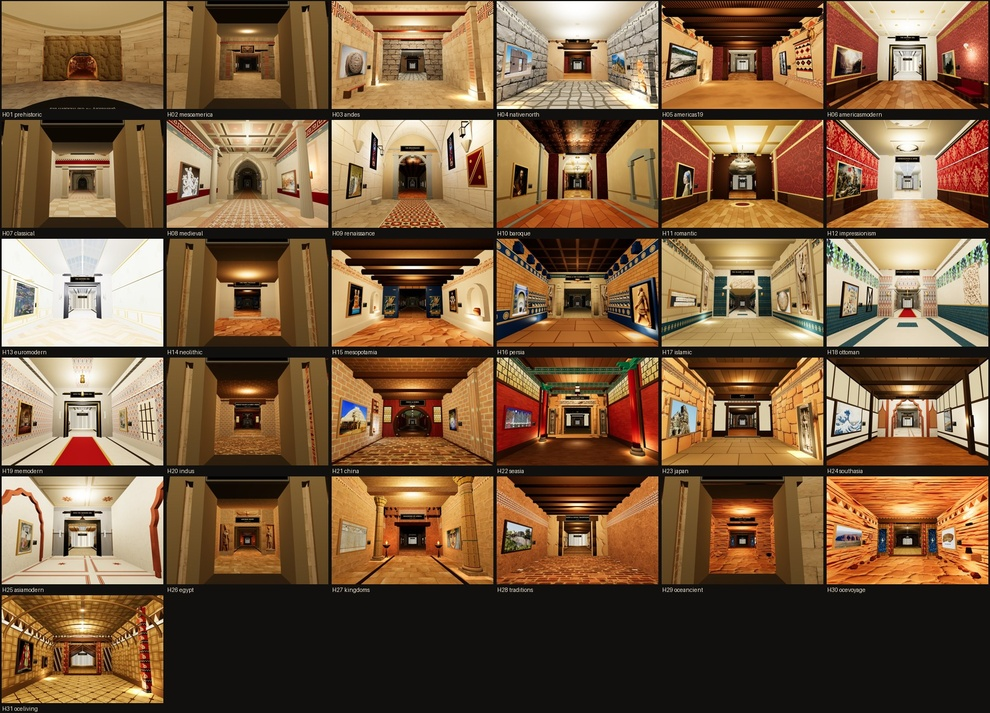
#> input picture review/distinctiveness_sheet.jpg, 990 x 713 px, shrunk from 1800 x 1296 before the run
$ python make_normal_map.py ../review/distinctiveness_sheet.jpg ../review/runtime_texture_contact_sheet.jpg 1.0
#> lines starting #> are read from the running program, lines starting #| are printed output that depends on the picture
#!/usr/bin/env python3
"""Derive a tangent-space normal map from an albedo image's luminance (Sobel height-field).

Usage: python3 tools/make_normal_map.py <in.png|jpg> <out_normal.jpg> [strength]
"""
import sys
import numpy as np
from PIL import Image


def make_normal_map(src_path, out_path, strength=3.0):
#> called with src_path = '../review/distinctiveness_sheet.jpg', strength = 1
    im = Image.open(src_path).convert("L")
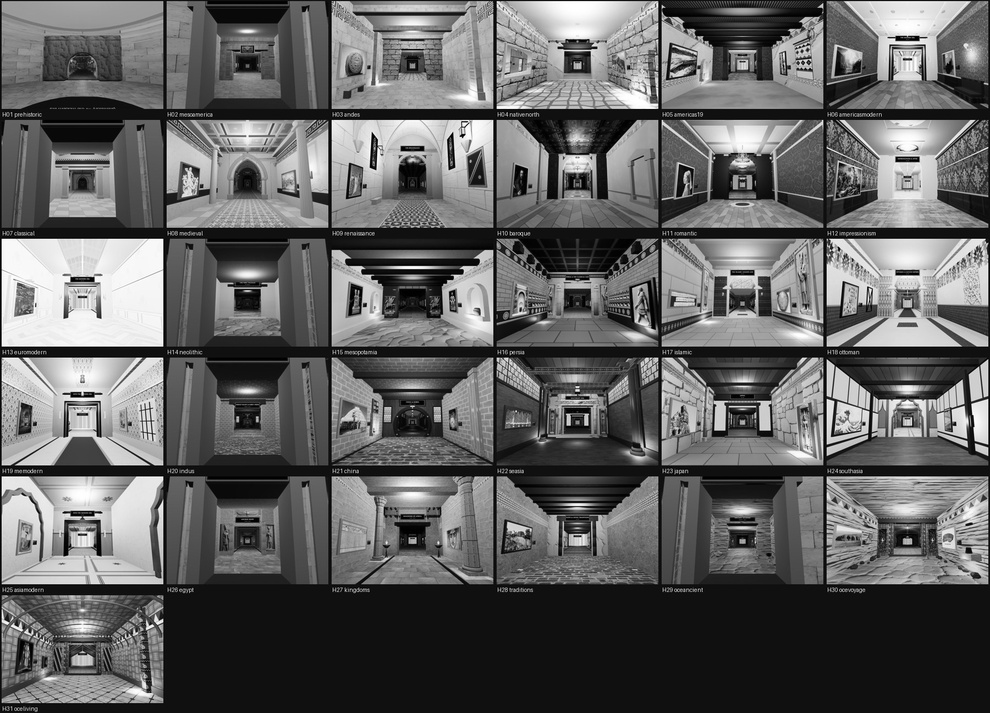
#> im: PIL image 990x713 L; min 0, max 255, mean 97.8
    h = np.asarray(im, dtype=np.float32) / 255.0

    # Sobel gradients, wrapped (seamless tiling source -> seamless normal map)
    hx = np.roll(h, -1, axis=1) - np.roll(h, 1, axis=1)
    hy = np.roll(h, -1, axis=0) - np.roll(h, 1, axis=0)

    nx = -hx * strength
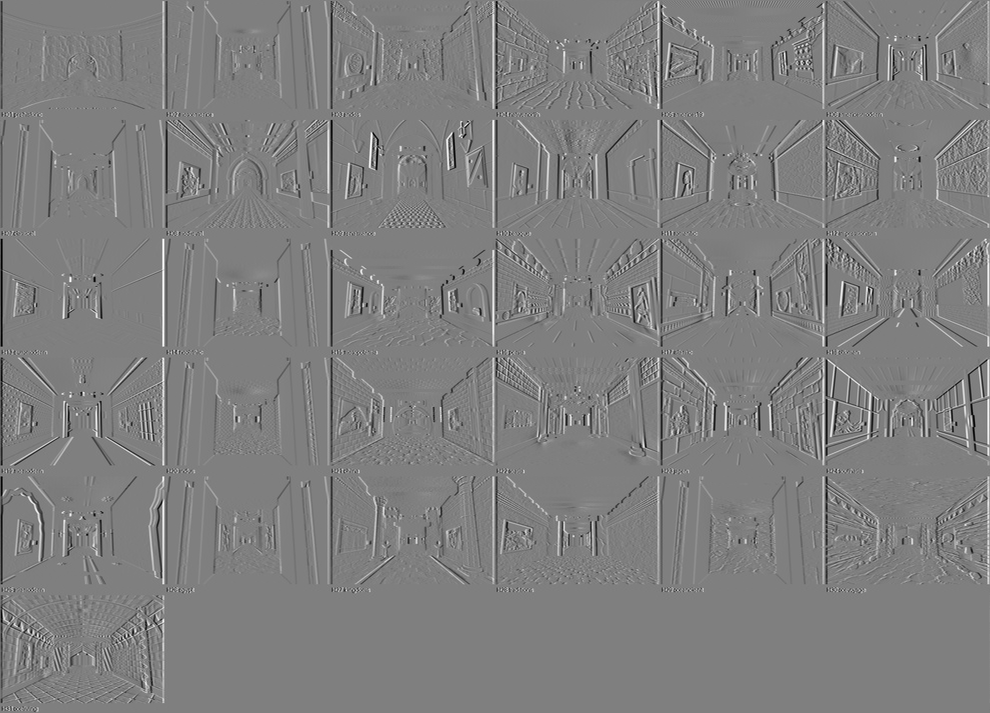
#> nx: shape (713, 990) float32; min -1, max 1, mean -1.66e-12; drawn with min black and max white
    ny = -hy * strength
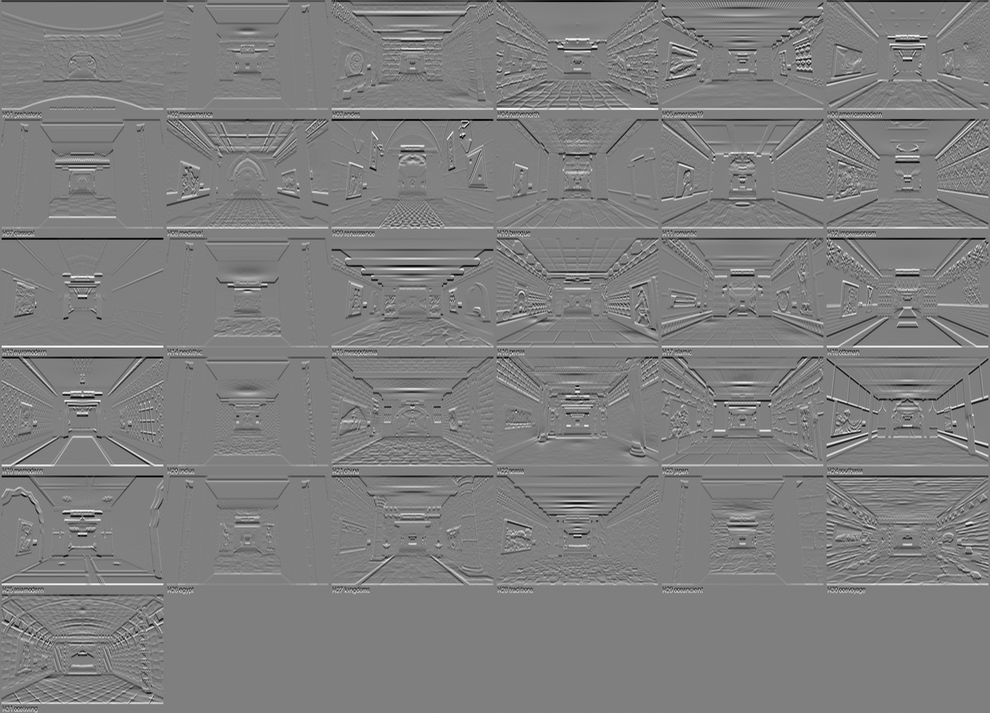
#> ny: shape (713, 990) float32; min -0.996, max 1, mean 2.09e-10; drawn with min black and max white
    nz = np.ones_like(h)

    length = np.sqrt(nx * nx + ny * ny + nz * nz)
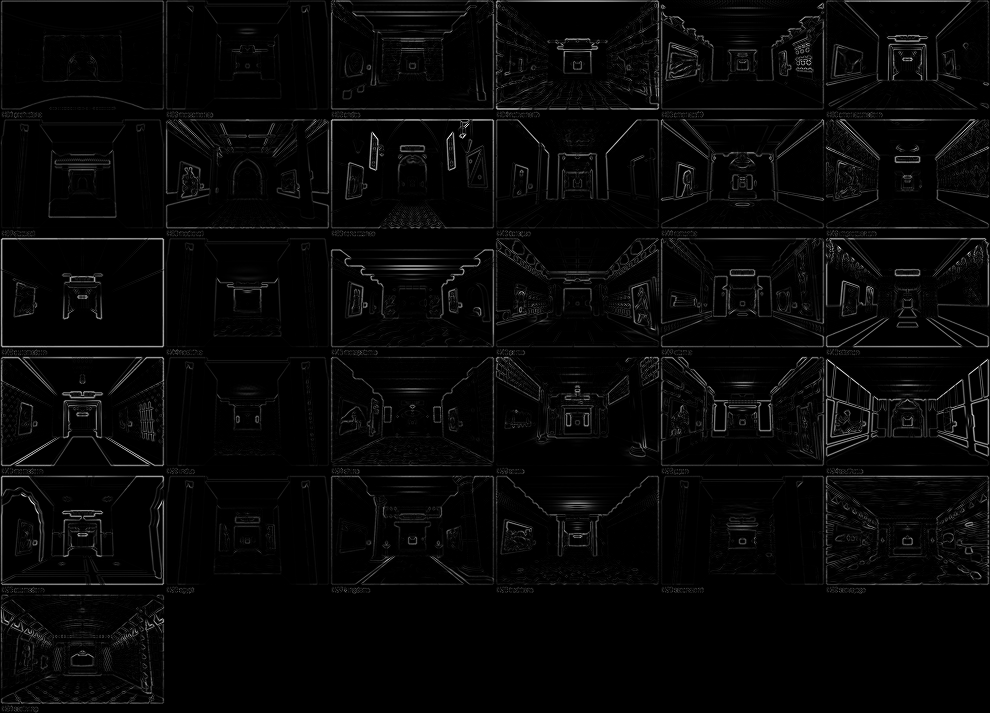
#> length: shape (713, 990) float32; min 1, max 1.64, mean 1.02; drawn with min black and max white
    nx, ny, nz = nx / length, ny / length, nz / length
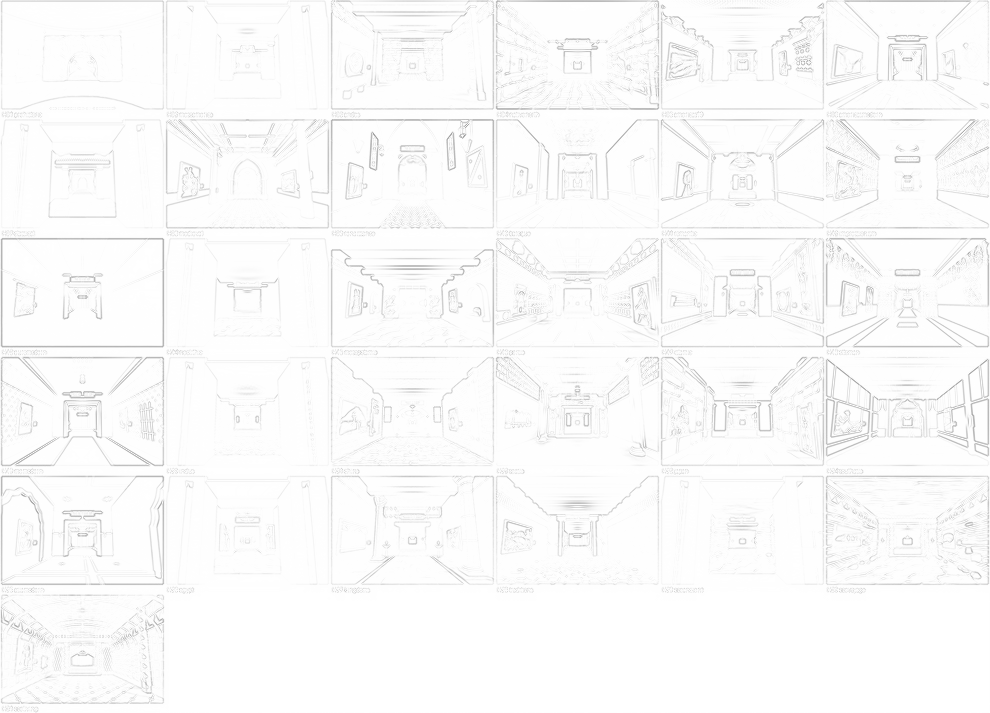
#> nz: shape (713, 990) float32; min 0.611, max 1, mean 0.984

    r = ((nx * 0.5 + 0.5) * 255).astype(np.uint8)
    g = ((ny * 0.5 + 0.5) * 255).astype(np.uint8)
    b = ((nz * 0.5 + 0.5) * 255).astype(np.uint8)

    normal = np.stack([r, g, b], axis=-1)
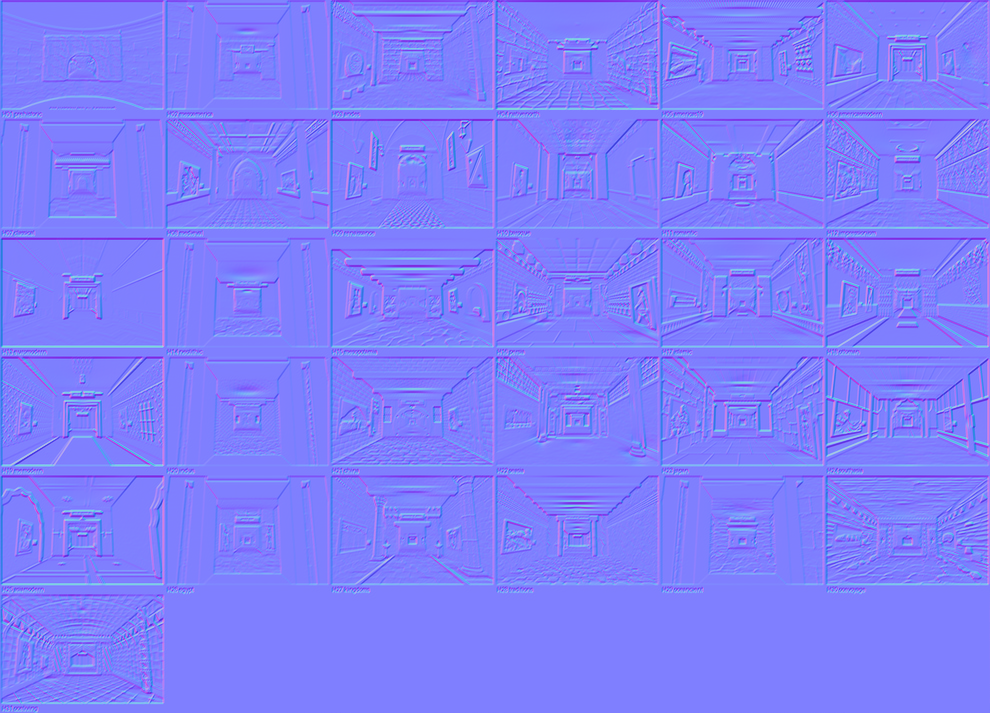
#> normal: shape (713, 990, 3); mean of channels 0, 1, 2 127, 127, 252.4; drawn as R, G, B
    Image.fromarray(normal, mode="RGB").save(out_path, quality=92)
    print(f"wrote {out_path} ({normal.shape[1]}x{normal.shape[0]})")
#| wrote ../review/runtime_texture_contact_sheet.jpg (990x713)


if __name__ == "__main__":
    src, out = sys.argv[1], sys.argv[2]
    strength = float(sys.argv[3]) if len(sys.argv) > 3 else 3.0
    make_normal_map(src, out, strength)
